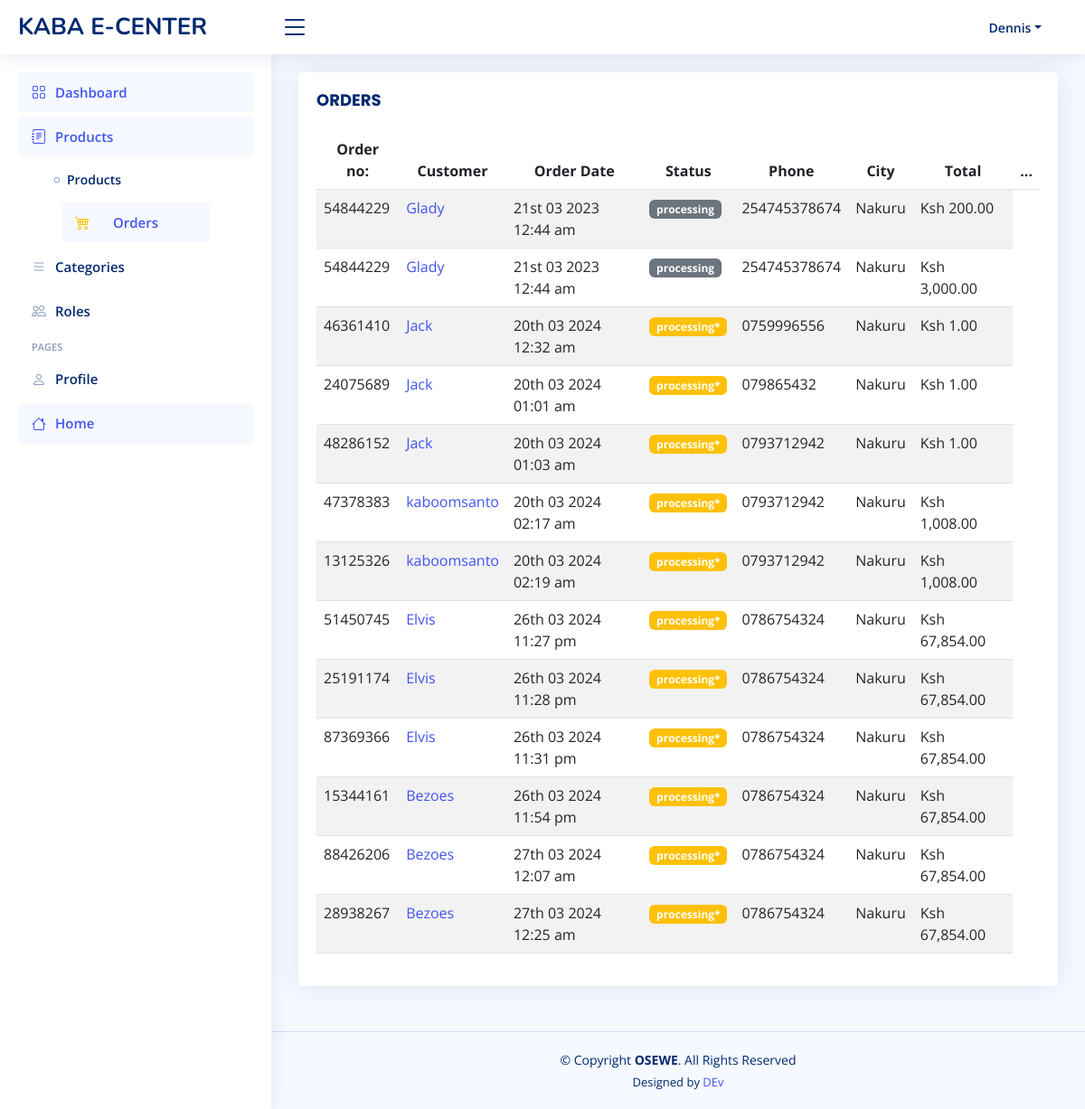
The app's page /public/admin/orders/view (signed in) with its own data.
### tables this page shows
CREATE TABLE `order_details` (
  `id` bigint(20) NOT NULL,
  `order_id` bigint(20) NOT NULL,
  `product_id` bigint(20) NOT NULL,
  `qty` int(11) NOT NULL,
  `description` varchar(700) NOT NULL,
  `amount` double NOT NULL,
  `total` double NOT NULL
);

CREATE TABLE `orders` (
  `id` bigint(20) NOT NULL,
  `user_id` varchar(50) NOT NULL,
  `order_id` bigint(20) NOT NULL,
  `session_id` varchar(30) NOT NULL,
  `delivery_address` varchar(2024) NOT NULL,
  `total` double NOT NULL DEFAULT 0,
  `country` varchar(20) DEFAULT NULL,
  `username` varchar(20) NOT NULL,
  `email` varchar(30) DEFAULT NULL,
  `phone` varchar(20) NOT NULL,
  `state` varchar(20) DEFAULT NULL,
  `tax` double DEFAULT 0,
  `shipping` double NOT NULL DEFAULT 0,
  `date` timestamp NOT NULL DEFAULT current_timestamp() ON UPDATE current_timestamp()
);

### app/controllers/Admin.php (called while the page is built, shortened)
<?php
class Admin extends Controller
{
    public function orders($action='', $id='')
    {
      $data= [];
      $data['title']= "admin - Orders";
      $data['action'] = $action;
      $order = new Order();
      $user = new User();
      $query = "select * from payments order by id desc";
      $payment = $order->query($query);
      $data['payment'] = $payment;
      if(user_can('view_order'))
      {
        $sql = "SELECT orders.*, order_details.*
              FROM orders
              JOIN order_details ON orders.order_id = order_details.order_id;
              ";
        $orders = $order->query($sql);
          if(is_array($orders))
          {
              foreach($orders as $key => $row)
              {
                $details = $order->getOrders_details($row->order_id);
                $orders[$key]->grand_total = 0;
                if(is_array($details))
                {
                  $total = array_column($details,'total');
                  $grand_total = array_sum($total);
                  $orders[$key]->grand_total = $grand_total ;
                }
                $orders[$key]->details = $details;
                $result = $user->first(['id'=>$row->user_id]);
                  $result = $result;
                  $orders[$key]->user = $result;
              }
          }
          }
        $data['orders'] = $orders;
       $this->view('admin/orders', $data);
    }
}

### app/core/app.php (called while the page is built, shortened)
<?php
class App
{
    protected $controller = '_404';
    protected $method = 'index';
    public function  __construct()
    {
     $arr = $this->getURL();
     $arr[0] = ucfirst($arr[0]);
        $filename = "../app/controllers/".$arr[0].".php";
     if(file_exists($filename))
        {
            $this->controller = $arr[0];
            unset($arr[0]);
        }
        else {
           require "../app/controllers/".$this->controller.".php";
        }
        $myController = new $this->controller();
        $myMethod = $arr[1] ?? '$this->method';
        if(!empty($arr[1]))
        {
            if(method_exists($myController, strtolower($myMethod)))
            {
                $this->method = strtolower($myMethod);
                unset($arr[1]);
            }
        }
        $arr = array_values($arr);
        call_user_func_array(array($myController, "$this->method"),$arr);
    }
    public function getURL()
    {
        $url = $_GET['url'] ?? 'home';
        $url = filter_var($url, FILTER_SANITIZE_URL);
        $arr = explode("/", $url);
        return $arr;
    }
}

### public/index.php (called while the page is built, shortened)
<?php
$app = new App();

### app/models/Auth.php (called while the page is built, shortened)
<?php
class auth{
     public static function logged_in()
     {
        if(!empty($_SESSION['USER_DATA']))
        {
            return  true;
        }
        else
        {
            return false;
        }
     }
      public static function __callstatic($fuction, $key)
     {
        $key = str_replace('get','', $fuction);
        $key = strtolower($key);
         if(!empty($_SESSION['USER_DATA']->$key))
        {
           return  $_SESSION['USER_DATA']->$key;
        }
     }
}

### app/core/database.php (called while the page is built)
<?php
class Database{
    private function connect(){
        $string = "mysql:host=".DBHOST.";dbname=".DBNAME;
        $con = new PDO($string,DBUSER,DBPASSWORD);
        return $con;
    }
    public function query($query, $data=[],$type = 'object')
    {
        $conn = $this->connect();
        $statement = $conn->prepare($query);
        if($statement)
        {
         $check = $statement->execute($data);
         if($check)
         {
            if($type == 'object')
            {
                $type = PDO::FETCH_OBJ;
            }
            else
            {
                $type = PDO::FETCH_ASSOC;
            }
            $result = $statement->fetchAll($type);
            if(is_array($result) && count($result)>0)
            {
                    if(property_exists($this, 'afterSelect'))
                    {
                        foreach ($this->afterSelect as  $functions) {
                        $result =  $this->$functions($result);
                        }
                    }
                return $result;
            }
         }
        }
        return false;
    }
}

### app/models/Order.php (called while the page is built, shortened)
<?php
class Order extends Model
{
    public function getOrders_details($id)
    {
        $db = new Database();
        $data['order_id'] = addslashes($id);
        $sql = 'select * from order_details where order_id =:order_id  order by id desc';
        $details = $db->query($sql,$data);
        return $details;
    }
}

### app/core/model.php (called while the page is built, shortened)
<?php
class Model extends Database
{
      public function first($data)
    {
        $sql = "select * from $this->table where ";
         foreach ($data as $key => $value) {
             $sql .="".$key. " = :$key"."&&";
         }
        $sql = trim($sql,'&&');
        $sql .= " order by id desc limit 1";
         $result = $this->query($sql,$data);
         if(is_array($result))
         {
             if(property_exists($this, 'afterSelect'))
            {
                foreach ($this->afterSelect as  $functions) {
                   $result =  $this->$functions($result);
                }
            }
            return $result[0] ;
         }
         return false;
    }
}

### app/models/User.php (called while the page is built, shortened)
<?php
class User extends Model
{
    protected function get_role($data)
{
    if(!empty($data[0]->email) && !empty($data[0]->role))
    {
        foreach($data as $key => $row)
        {
             $sql = "select role from roles where id =:id limit 1";
             $result = $this->query($sql,['id'=>$row->role]);
                if($result)
                {
                    $data[$key]->role_name = $result[0]->role;
                }
        }
    }
    return $data;
}
}

### app/views/admin/orders.view.php (the view, shortened to what this page needs)
  <main id="main" class="main">
  <?php if($action == "add"):?>
    <?php if(user_can('add_order')):?>
      <?php else:?>
  <div class="alert alert-danger text-center">You dont have permission to perform this action</div>
 <?php endif?>
  <?php else:?>
    <?php if(user_can('view_order')):?>
<div class="card">
            <div class="card-body ">
              <h5 class="card-title fw-bold">
            ORDERS
              </h5>
              <div class="table-responsive ">
                <table id="example" class="table table-striped  ">
                  <thead>
                    <tr class="text-center">
                        <th>Order no:</th>
                        <th>Customer</th>
                        <th>Order Date</th>
                        <th>Status</th>
                        <th>Phone</th>
                        <th>City</th>
                        <th>Total</th>
                        <th>...</th>
                    </tr>
                  </thead>
                  <tbody onclick="show(event)">
                    <?php if(is_array($orders)):?>
                        <?php foreach($orders as $order): ?>
                    <tr class="text-start  ">
                        <td><?php echo $order->order_id?></td>
                        <td><a href="<?php ?>"><?php echo esc($order->username)?? "" ?></a></td>
                        <td><?php echo date("jS m Y h:i a",strtotime($order->date))?></td>
                        <td><?php echo is_paid($order) ?? "<span class='badge bg-warning'>processing*</span>"?>
                        </td>
                        <td><?php echo $order->phone?></td>
                        <td><?php echo $order->state?></td>
                        <td><?php echo "Ksh ". number_format($order->total,2)?></td>
                    </tr>
                    <?php endforeach ?>
                    <?php endif;?>
                     </tbody>
                </table>
              </div>
            </div>
          </div>
      <?php else:?>
  <div class="alert alert-danger text-center">You dont have permission to perform this action</div>
 <?php endif?>
<?php endif?>
  </main>

### app/core/functions.php (shortened to what this page needs)
<?php
function esc($str)
{
     return htmlspecialchars($str);
}
function user_can(string $permission):bool
{
   $role = Auth::getRole();
   $db = new Database();
   if(Auth::logged_in())
   {
       $sql = "select permission from permission_role where disabled = 0 && role_id  = :role";
      $myroles = $db->query($sql,['role'=>$role]);
      if($myroles){
         $myroles = array_column($myroles, 'permission');
      }
      else
      {
         $myroles = [];
      }
      if(in_array($permission,$myroles))
      {
                  return true;
      }
   }
  return false;
}
function is_paid($order)
{
    $db = new Database();
    $arr['order_id'] = $order->order_id;
    $sql = "select * from payments where order_id = :order_id ";
    $result = $db->query($sql, $arr);
    if(is_array($result))
    {
        foreach($result as $row)
        {
            if($row->status == "canceled")
            {
                return  "<span class='badge bg-danger'>canceled</span>";
            }
            elseif($row->status == "success")
            {
                return   "<span class='badge bg-success'>success</span>";
            }
            else{
                return "<span class='badge bg-secondary'>processing</span>";
            }
        }
    }
}

### records on screen
order_details: order "54844229", orders.username "Glady", orders.date "21st 03 2023 12:44 am", shows "processing", orders.phone "254745378674", orders.state "Nakuru", total "200.00"
order_details: order "54844229", orders.username "Glady", orders.date "21st 03 2023 12:44 am", shows "processing", orders.phone "254745378674", orders.state "Nakuru", total "3,000.00"
order_details: order "46361410", orders.username "Jack", orders.date "20th 03 2024 12:32 am", order "processing*", orders.phone "0759996556", orders.state "Nakuru", total "1.00"
order_details: order "24075689", orders.username "Jack", orders.date "20th 03 2024 01:01 am", order "processing*", orders.phone "079865432", orders.state "Nakuru", total "1.00"
order_details: order "48286152", orders.username "Jack", orders.date "20th 03 2024 01:03 am", order "processing*", orders.phone "0793712942", orders.state "Nakuru", total "1.00"
order_details: order "47378383", orders.username "kaboomsanto", orders.date "20th 03 2024 02:17 am", order "processing*", orders.phone "0793712942", orders.state "Nakuru", total "1,008.00"
order_details: order "13125326", orders.username "kaboomsanto", orders.date "20th 03 2024 02:19 am", order "processing*", orders.phone "0793712942", orders.state "Nakuru", total "1,008.00"
order_details: order "51450745", orders.username "Elvis", orders.date "26th 03 2024 11:27 pm", order "processing*", orders.phone "0786754324", orders.state "Nakuru", total "67,854.00"
order_details: order "25191174", orders.username "Elvis", orders.date "26th 03 2024 11:28 pm", order "processing*", orders.phone "0786754324", orders.state "Nakuru", total "67,854.00"
order_details: order "87369366", orders.username "Elvis", orders.date "26th 03 2024 11:31 pm", order "processing*", orders.phone "0786754324", orders.state "Nakuru", total "67,854.00"
order_details: order "15344161", orders.username "Bezoes", orders.date "26th 03 2024 11:54 pm", order "processing*", orders.phone "0786754324", orders.state "Nakuru", total "67,854.00"
order_details: order "88426206", orders.username "Bezoes", orders.date "27th 03 2024 12:07 am", order "processing*", orders.phone "0786754324", orders.state "Nakuru", total "67,854.00"
order_details: order "28938267", orders.username "Bezoes", orders.date "27th 03 2024 12:25 am", order "processing*", orders.phone "0786754324", orders.state "Nakuru", total "67,854.00"

### other values on screen
WEB_NAME "KABA E-CENTER"
Auth::getUsername() "Dennis"
